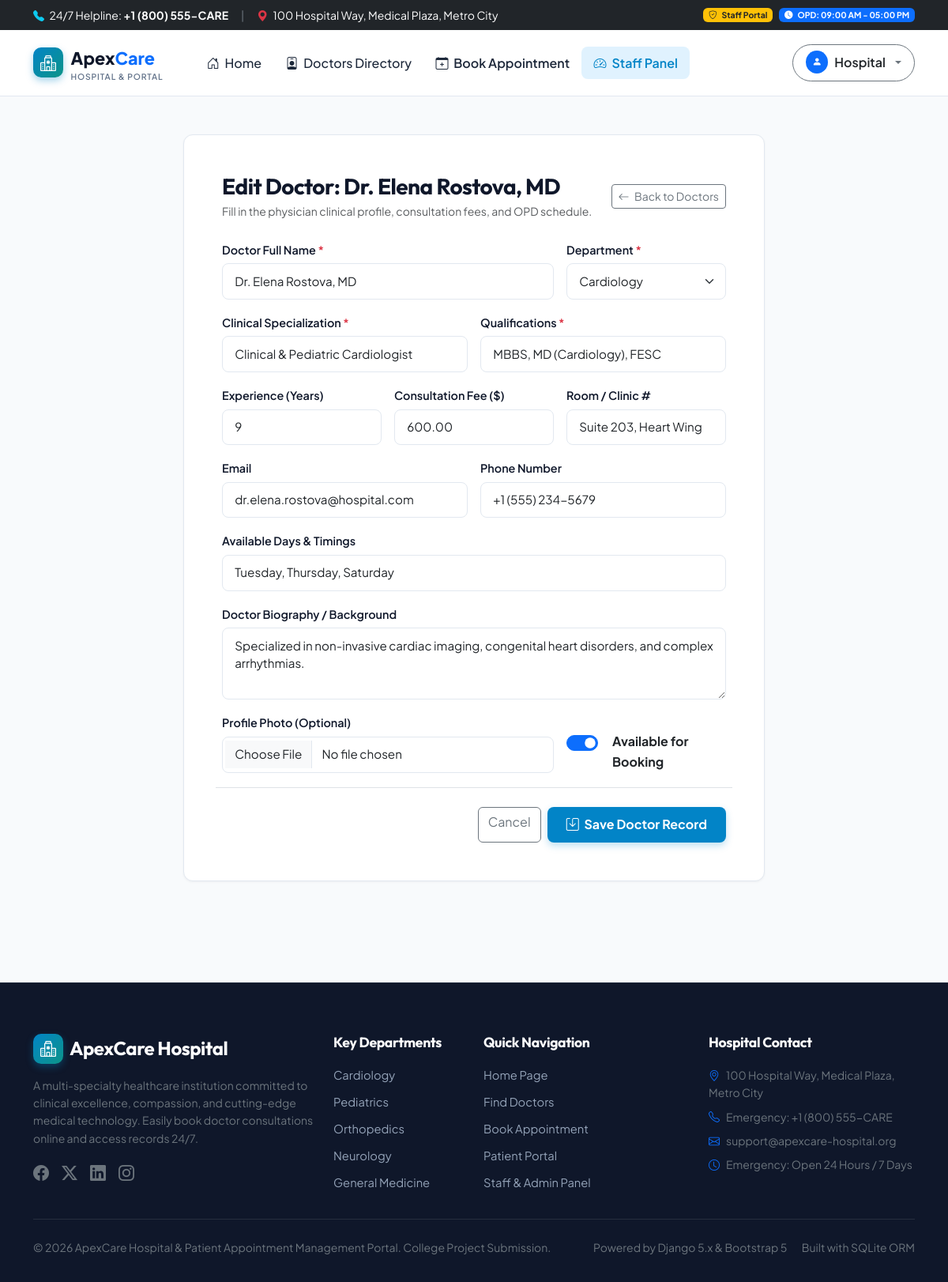
/staff/doctors/2/edit/ (signed in), run on the app's committed database.
### portal/models.py (models this page shows, shortened)
class Doctor(models.Model):
    user = models.OneToOneField(
        User,
        on_delete=models.SET_NULL,
        null=True,
        blank=True,
        related_name='doctor_profile',
        help_text="Optional login account for this doctor"
    )
    name = models.CharField(max_length=150)
    department = models.ForeignKey(Department, on_delete=models.CASCADE, related_name='doctors')
    specialization = models.CharField(max_length=200)
    qualifications = models.CharField(max_length=200, help_text="e.g. MBBS, MD, MS, FRCS")
    experience_years = models.PositiveIntegerField(default=5)
    email = models.EmailField(blank=True)
    phone = models.CharField(max_length=20, blank=True)
    consultation_fee = models.DecimalField(max_digits=8, decimal_places=2, default=500.00)
    room_number = models.CharField(max_length=50, default="Room 101")
    available_days = models.CharField(max_length=150, default="Monday - Friday")
    bio = models.TextField(blank=True)
    image = models.ImageField(upload_to='doctors/', blank=True, null=True)
    is_available = models.BooleanField(default=True)
    created_at = models.DateTimeField(auto_now_add=True)
    updated_at = models.DateTimeField(auto_now=True)
    class Meta:
        ordering = ['name']

### portal/views.py (the view)
# urls.py: path('staff/doctors/<int:pk>/edit/', views.staff_doctor_edit_view, name='staff_doctor_edit'),
@user_passes_test(is_staff_check, login_url='patient_login')
def staff_doctor_edit_view(request, pk):
    doctor = get_object_or_404(Doctor, pk=pk)
    if request.method == 'POST':
        form = DoctorForm(request.POST, request.FILES, instance=doctor)
        if form.is_valid():
            form.save()
            messages.success(request, f"Doctor Dr. {doctor.name} updated successfully!")
            return redirect('staff_doctors')
        else:
            messages.error(request, "Please fix the errors in the doctor form.")
    else:
        form = DoctorForm(instance=doctor)
    return render(request, 'portal/staff_doctor_form.html', {'form': form, 'title': f'Edit Doctor: {doctor.name}'})

### templates/portal/staff_doctor_form.html (shortened to what this page needs)
{% extends 'base.html' %}
{% load static %}
{% block content %}
<div class="container py-5">
    <div class="row justify-content-center">
        <div class="col-lg-8">
            <div class="card card-custom p-4 p-md-5">
                <div class="d-flex justify-content-between align-items-center mb-4">
                    <div>
                        <h3 class="fw-bold mb-1">{{ title }}</h3>
                        <p class="text-muted small mb-0">Fill in the physician clinical profile, consultation fees, and OPD schedule.</p>
                    </div>
                    <a href="{% url 'staff_doctors' %}" class="btn btn-outline-secondary btn-sm">
                        <i class="bi bi-arrow-left me-1"></i> Back to Doctors
                    </a>
                </div>
                <form method="POST" enctype="multipart/form-data" novalidate>
                    <div class="row g-3">
                        <div class="col-md-8">
                            <label class="form-label" for="{{ form.name.id_for_label }}">Doctor Full Name <span class="text-danger">*</span></label>
                            {{ form.name }}
                        </div>
                        <div class="col-md-4">
                            <label class="form-label" for="{{ form.department.id_for_label }}">Department <span class="text-danger">*</span></label>
                            {{ form.department }}
                        </div>
                        <div class="col-md-6">
                            <label class="form-label" for="{{ form.specialization.id_for_label }}">Clinical Specialization <span class="text-danger">*</span></label>
                            {{ form.specialization }}
                        </div>
                        <div class="col-md-6">
                            <label class="form-label" for="{{ form.qualifications.id_for_label }}">Qualifications <span class="text-danger">*</span></label>
                            {{ form.qualifications }}
                        </div>
                        <div class="col-md-4">
                            <label class="form-label" for="{{ form.experience_years.id_for_label }}">Experience (Years)</label>
                            {{ form.experience_years }}
                        </div>
                        <div class="col-md-4">
                            <label class="form-label" for="{{ form.consultation_fee.id_for_label }}">Consultation Fee ($)</label>
                            {{ form.consultation_fee }}
                        </div>
                        <div class="col-md-4">
                            <label class="form-label" for="{{ form.room_number.id_for_label }}">Room / Clinic #</label>
                            {{ form.room_number }}
                        </div>
                        <div class="col-md-6">
                            <label class="form-label" for="{{ form.email.id_for_label }}">Email</label>
                            {{ form.email }}
                        </div>
                        <div class="col-md-6">
                            <label class="form-label" for="{{ form.phone.id_for_label }}">Phone Number</label>
                            {{ form.phone }}
                        </div>
                        <div class="col-12">
                            <label class="form-label" for="{{ form.available_days.id_for_label }}">Available Days & Timings</label>
                            {{ form.available_days }}
                        </div>
                        <div class="col-12">
                            <label class="form-label" for="{{ form.bio.id_for_label }}">Doctor Biography / Background</label>
                            {{ form.bio }}
                        </div>
                        <div class="col-md-8">
                            <label class="form-label" for="{{ form.image.id_for_label }}">Profile Photo (Optional)</label>
                            {{ form.image }}
                        </div>
                        <div class="col-md-4 d-flex align-items-center pt-4">
                            <div class="form-check form-switch fs-5">
                                {{ form.is_available }}
                                <label class="form-check-label fs-6 fw-bold ms-2" for="{{ form.is_available.id_for_label }}">
                                    Available for Booking
                                </label>
                            </div>
                        </div>
                        <div class="col-12 pt-4 border-top d-flex justify-content-end gap-2">
                            <a href="{% url 'staff_doctors' %}" class="btn btn-outline-secondary">Cancel</a>
                            <button type="submit" class="btn btn-primary-custom px-4 fw-bold">
                                <i class="bi bi-save me-1"></i> Save Doctor Record
                            </button>
                        </div>
                    </div>
                </form>
            </div>
        </div>
    </div>
</div>
{% endblock %}

### templates/base.html (shortened to what this page needs)
{% load static %}
<!DOCTYPE html>
<html lang="en">
<head>
    <link href="https://cdn.jsdelivr.net/npm/bootstrap@5.3.3/dist/css/bootstrap.min.css" rel="stylesheet">
    <link rel="stylesheet" href="https://cdn.jsdelivr.net/npm/bootstrap-icons@1.11.3/font/bootstrap-icons.min.css">
    <link rel="stylesheet" href="{% static 'css/style.css' %}">
</head>
<body>
    <div class="bg-dark text-white py-2 small no-print">
        <div class="container d-flex justify-content-between align-items-center">
            <div class="d-flex align-items-center gap-3">
                <span><i class="bi bi-telephone-fill text-info me-1"></i> 24/7 Helpline: <strong>+1 (800) 555-CARE</strong></span>
                <span class="d-none d-md-inline text-secondary">|</span>
                <span class="d-none d-md-inline"><i class="bi bi-geo-alt-fill text-danger me-1"></i> 100 Hospital Way, Medical Plaza, Metro City</span>
            </div>
            <div class="d-flex align-items-center gap-2">
                {% if user.is_authenticated and user.is_staff %}
                    <a href="{% url 'staff_dashboard' %}" class="badge bg-warning text-dark text-decoration-none">
                        <i class="bi bi-shield-check me-1"></i> Staff Portal
                    </a>
                {% endif %}
                <span class="badge bg-primary text-white"><i class="bi bi-clock-fill me-1"></i> OPD: 09:00 AM - 05:00 PM</span>
            </div>
        </div>
    </div>
    <nav class="navbar navbar-expand-lg navbar-custom sticky-top">
        <div class="container">
            <a class="navbar-brand navbar-brand-logo" href="{% url 'home' %}">
                <div class="brand-icon">
                    <i class="bi bi-hospital"></i>
                </div>
                <div>
                    <span>Apex<span class="text-primary">Care</span></span>
                    <div style="font-size: 0.65rem; font-weight: 600; text-transform: uppercase; color: #64748b; letter-spacing: 0.08em; line-height: 1;">
                        Hospital & Portal
                    </div>
                </div>
            </a>
            <div class="collapse navbar-collapse" id="navbarMain">
                <ul class="navbar-nav me-auto mb-2 mb-lg-0 ms-lg-4">
                    <li class="nav-item">
                        <a class="nav-link {% if request.resolver_match.url_name == 'home' %}active{% endif %}" href="{% url 'home' %}">
                            <i class="bi bi-house-door me-1"></i> Home
                        </a>
                    </li>
                    <li class="nav-item">
                        <a class="nav-link {% if request.resolver_match.url_name == 'doctor_list' %}active{% endif %}" href="{% url 'doctor_list' %}">
                            <i class="bi bi-person-badge me-1"></i> Doctors Directory
                        </a>
                    </li>
                    <li class="nav-item">
                        <a class="nav-link text-primary fw-semibold {% if request.resolver_match.url_name == 'book_appointment' %}active{% endif %}" href="{% url 'book_appointment' %}">
                            <i class="bi bi-calendar-plus me-1"></i> Book Appointment
                        </a>
                    </li>
                    {% if user.is_authenticated and user.is_staff %}
                    <li class="nav-item">
                        <a class="nav-link text-warning fw-semibold {% if 'staff' in request.path %}active{% endif %}" href="{% url 'staff_dashboard' %}">
                            <i class="bi bi-speedometer2 me-1"></i> Staff Panel
                        </a>
                    </li>
                    {% endif %}
                </ul>
                <div class="d-flex align-items-center gap-2">
                    {% if user.is_authenticated %}
                        <div class="dropdown">
                            <button class="btn btn-outline-secondary dropdown-toggle d-flex align-items-center gap-2 px-3 py-2 rounded-pill" type="button" data-bs-toggle="dropdown" aria-expanded="false">
                                <span class="badge bg-primary rounded-circle p-2">
                                    <i class="bi bi-person-fill"></i>
                                </span>
                                <span class="fw-semibold text-dark">{{ user.first_name|default:user.username }}</span>
                            </button>
                        </div>
                    {% endif %}
                </div>
            </div>
        </div>
    </nav>
    <main>
        {% block content %}{% endblock %}
    </main>
    <footer class="footer-custom no-print">
        <div class="container">
            <div class="row g-4 mb-4">
                <div class="col-lg-4 col-md-6">
                    <div class="d-flex align-items-center gap-2 mb-3">
                        <div class="brand-icon">
                            <i class="bi bi-hospital"></i>
                        </div>
                        <h4 class="text-white mb-0">ApexCare Hospital</h4>
                    </div>
                    <p class="text-secondary small">
                        A multi-specialty healthcare institution committed to clinical excellence, compassion, and cutting-edge medical technology. Easily book doctor consultations online and access records 24/7.
                    </p>
                    <div class="d-flex gap-3 text-secondary fs-5 mt-3">
                        <a href="#" class="text-secondary"><i class="bi bi-facebook"></i></a>
                        <a href="#" class="text-secondary"><i class="bi bi-twitter-x"></i></a>
                        <a href="#" class="text-secondary"><i class="bi bi-linkedin"></i></a>
                        <a href="#" class="text-secondary"><i class="bi bi-instagram"></i></a>
                    </div>
                </div>
                <div class="col-lg-2 col-md-6">
                    <h5>Key Departments</h5>
                    <a href="{% url 'doctor_list' %}?department=cardiology" class="footer-link">Cardiology</a>
                    <a href="{% url 'doctor_list' %}?department=pediatrics" class="footer-link">Pediatrics</a>
                    <a href="{% url 'doctor_list' %}?department=orthopedics" class="footer-link">Orthopedics</a>
                    <a href="{% url 'doctor_list' %}?department=neurology" class="footer-link">Neurology</a>
                    <a href="{% url 'doctor_list' %}?department=general-medicine" class="footer-link">General Medicine</a>
                </div>
                <div class="col-lg-3 col-md-6">
                    <h5>Quick Navigation</h5>
                    <a href="{% url 'home' %}" class="footer-link">Home Page</a>
                    <a href="{% url 'doctor_list' %}" class="footer-link">Find Doctors</a>
                    <a href="{% url 'book_appointment' %}" class="footer-link">Book Appointment</a>
                    <a href="{% url 'patient_dashboard' %}" class="footer-link">Patient Portal</a>
                    <a href="{% url 'staff_dashboard' %}" class="footer-link">Staff & Admin Panel</a>
                </div>
                <div class="col-lg-3 col-md-6">
                    <h5>Hospital Contact</h5>
                    <p class="small text-secondary mb-2">
                        <i class="bi bi-geo-alt text-primary me-2"></i>100 Hospital Way, Medical Plaza, Metro City
                    </p>
                    <p class="small text-secondary mb-2">
                        <i class="bi bi-telephone text-primary me-2"></i>Emergency: +1 (800) 555-CARE
                    </p>
                    <p class="small text-secondary mb-2">
                        <i class="bi bi-envelope text-primary me-2"></i>support@apexcare-hospital.org
                    </p>
                    <p class="small text-secondary mb-0">
                        <i class="bi bi-clock text-primary me-2"></i>Emergency: Open 24 Hours / 7 Days
                    </p>
                </div>
            </div>
            <hr class="border-secondary my-4">
            <div class="d-flex flex-column flex-md-row justify-content-between align-items-center small text-secondary">
                <div>&copy; 2026 ApexCare Hospital & Patient Appointment Management Portal. College Project Submission.</div>
                <div class="mt-2 mt-md-0">
                    <span class="me-3">Powered by Django 5.x & Bootstrap 5</span>
                    <span>Built with SQLite ORM</span>
                </div>
            </div>
        </div>
    </footer>
</body>
</html>

### data on the page
Doctor: name "Dr. Elena Rostova, MD", department "Cardiology", specialization "Clinical & Pediatric Cardiologist", qualifications "MBBS, MD (Cardiology), FESC", experience_years "9", consultation_fee "600.00", room_number "Suite 203, Heart Wing", email "dr.elena.rostova@hospital.com", phone "+1 (555) 234-5679", available_days "Tuesday, Thursday, Saturday", bio "Specialized in non-invasive cardiac imaging, congenital heart disorders, and complex arrhythmias.", is_available "☑"

### other printed values
{{ user.first_name|default:user.username }} "Hospital"
{{ title }} "Edit Doctor: Dr. Elena Rostova, MD"
